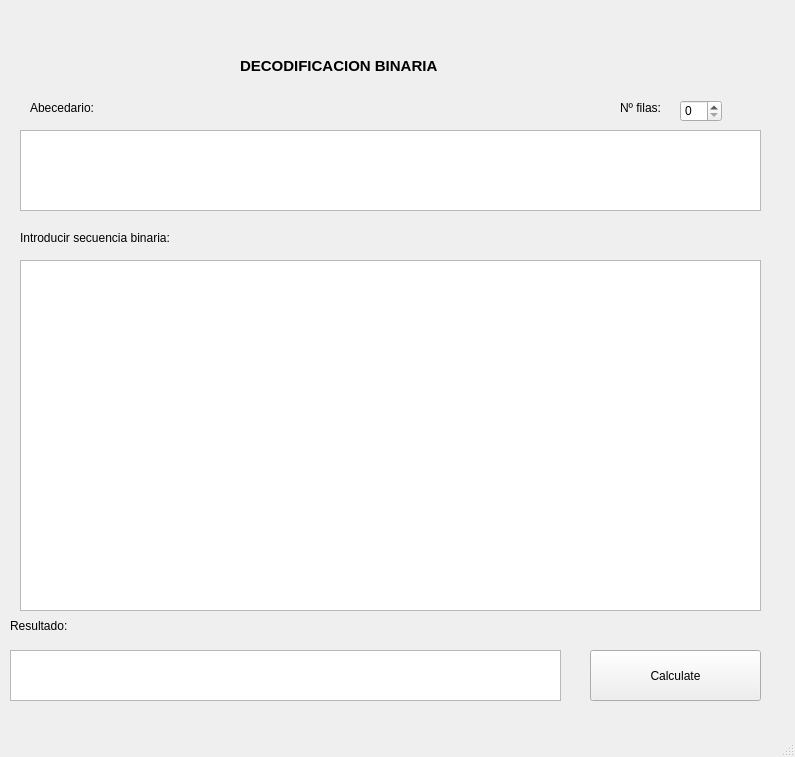
<?xml version="1.0" encoding="UTF-8"?>
<ui version="4.0">
 <class>MainWindow</class>
 <widget class="QMainWindow" name="MainWindow">
  <property name="geometry">
   <rect>
    <x>0</x>
    <y>0</y>
    <width>795</width>
    <height>757</height>
   </rect>
  </property>
  <property name="windowTitle">
   <string>MainWindow</string>
  </property>
  <widget class="QWidget" name="centralwidget">
   <widget class="QLabel" name="label">
    <property name="geometry">
     <rect>
      <x>240</x>
      <y>20</y>
      <width>291</width>
      <height>91</height>
     </rect>
    </property>
    <property name="font">
     <font>
      <pointsize>11</pointsize>
      <weight>75</weight>
      <bold>true</bold>
     </font>
    </property>
    <property name="text">
     <string>DECODIFICACION BINARIA</string>
    </property>
   </widget>
   <widget class="QTextEdit" name="abecedario">
    <property name="geometry">
     <rect>
      <x>20</x>
      <y>130</y>
      <width>741</width>
      <height>81</height>
     </rect>
    </property>
   </widget>
   <widget class="QLabel" name="label_2">
    <property name="geometry">
     <rect>
      <x>20</x>
      <y>230</y>
      <width>171</width>
      <height>16</height>
     </rect>
    </property>
    <property name="text">
     <string>Introducir secuencia binaria:</string>
    </property>
   </widget>
   <widget class="QLabel" name="label_3">
    <property name="geometry">
     <rect>
      <x>620</x>
      <y>100</y>
      <width>55</width>
      <height>16</height>
     </rect>
    </property>
    <property name="text">
     <string>Nº filas:</string>
    </property>
   </widget>
   <widget class="QSpinBox" name="rows">
    <property name="geometry">
     <rect>
      <x>680</x>
      <y>100</y>
      <width>42</width>
      <height>22</height>
     </rect>
    </property>
   </widget>
   <widget class="QLabel" name="label_4">
    <property name="geometry">
     <rect>
      <x>10</x>
      <y>610</y>
      <width>81</width>
      <height>31</height>
     </rect>
    </property>
    <property name="text">
     <string>Resultado:</string>
    </property>
   </widget>
   <widget class="QTextEdit" name="output">
    <property name="geometry">
     <rect>
      <x>10</x>
      <y>650</y>
      <width>551</width>
      <height>51</height>
     </rect>
    </property>
   </widget>
   <widget class="QPushButton" name="pushButton">
    <property name="geometry">
     <rect>
      <x>590</x>
      <y>650</y>
      <width>171</width>
      <height>51</height>
     </rect>
    </property>
    <property name="text">
     <string>Calculate</string>
    </property>
   </widget>
   <widget class="QTextEdit" name="input">
    <property name="geometry">
     <rect>
      <x>20</x>
      <y>260</y>
      <width>741</width>
      <height>351</height>
     </rect>
    </property>
   </widget>
   <widget class="QLabel" name="label_5">
    <property name="geometry">
     <rect>
      <x>30</x>
      <y>100</y>
      <width>71</width>
      <height>16</height>
     </rect>
    </property>
    <property name="text">
     <string>Abecedario:</string>
    </property>
   </widget>
  </widget>
  <widget class="QMenuBar" name="menubar">
   <property name="geometry">
    <rect>
     <x>0</x>
     <y>0</y>
     <width>795</width>
     <height>26</height>
    </rect>
   </property>
  </widget>
  <widget class="QStatusBar" name="statusbar"/>
 </widget>
 <resources/>
 <connections/>
</ui>
